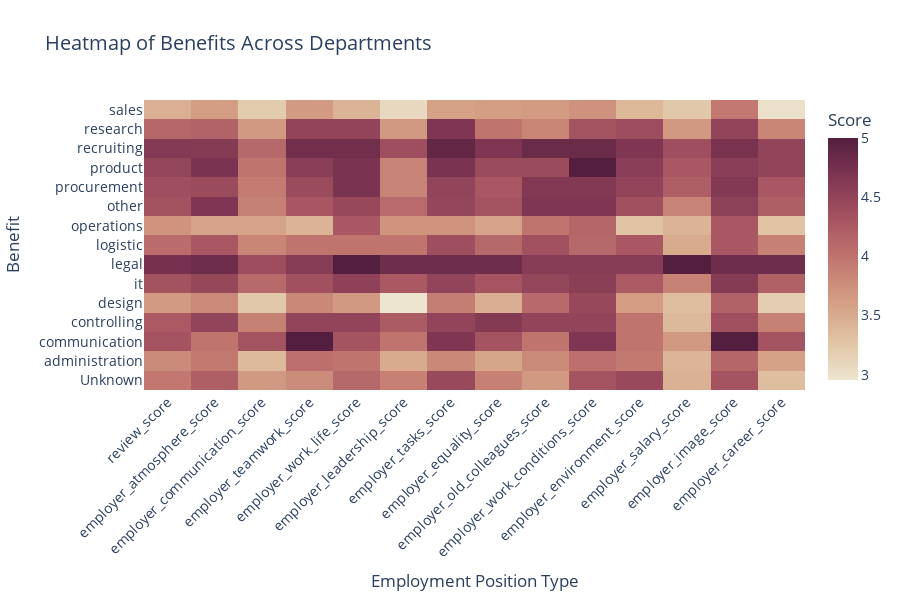

This figure's notebook cell:
### Code cell
heatmap_data = df_dept.T.astype(float)

fig = go.Figure(data=go.Heatmap(
    z=heatmap_data.values,
    x=heatmap_data.columns,  
    y=heatmap_data.index,    
    colorscale=px.colors.sequential.Brwnyl,  
    colorbar=dict(title='Score'),
    zmin=df_dept.min().min(), zmax=df_dept.max().max(), 
    hoverongaps=False
))

fig.update_layout(
    title='Heatmap of Benefits Across Departments',
    xaxis_title='Employment Position Type',
    yaxis_title='Benefit',
    xaxis=dict(tickmode='array', tickvals=list(range(len(heatmap_data.columns))), tickangle=-45),
    yaxis=dict(tickmode='array', tickvals=list(range(len(heatmap_data.index)))),
    height=600,
    width=900,
    plot_bgcolor='white',
    paper_bgcolor='white',
    font=dict(size=14)
)

fig.show()

### Figure 1 — Plotly figure (JSON) as saved in the notebook; plotly's stock layout.template omitted (floating-point values rounded to 4 significant figures; data arrays with more than 128 entries replaced by an {"elided": "..."} marker saying what was removed)
{"data": [{"colorbar": {"title": {"text": "Score"}}, "colorscale": [[0, "rgb(237, 229, 207)"], [0.1667, "rgb(224, 194, 162)"], [0.3333, "rgb(211, 156, 131)"], [0.5, "rgb(193, 118, 111)"], [0.6667, "rgb(166, 84, 97)"], [0.8333, "rgb(129, 55, 83)"], [1, "rgb(84, 31, 63)"]], "hoverongaps": false, "type": "heatmap", "x": ["review_score", "employer_atmosphere_score", "employer_communication_score", "employer_teamwork_score", "employer_work_life_score", "employer_leadership_score", "employer_tasks_score", "employer_equality_score", "employer_old_colleagues_score", "employer_work_conditions_score", "employer_environment_score", "employer_salary_score", "employer_image_score", "employer_career_score"], "y": ["Unknown", "administration", "communication", "controlling", "design", "it", "legal", "logistic", "operations", "other", "procurement", "product", "recruiting", "research", "sales"], "z": {"elided": "15x14 float values"}, "zmax": 5, "zmin": 2.955}], "layout": {"font": {"size": 14}, "height": 600, "paper_bgcolor": "white", "plot_bgcolor": "white", "title": {"text": "Heatmap of Benefits Across Departments"}, "width": 900, "xaxis": {"tickangle": -45, "tickmode": "array", "tickvals": [0, 1, 2, 3, 4, 5, 6, 7, 8, 9, 10, 11, 12, 13], "title": {"text": "Employment Position Type"}}, "yaxis": {"tickmode": "array", "tickvals": [0, 1, 2, 3, 4, 5, 6, 7, 8, 9, 10, 11, 12, 13, 14], "title": {"text": "Benefit"}}}}
